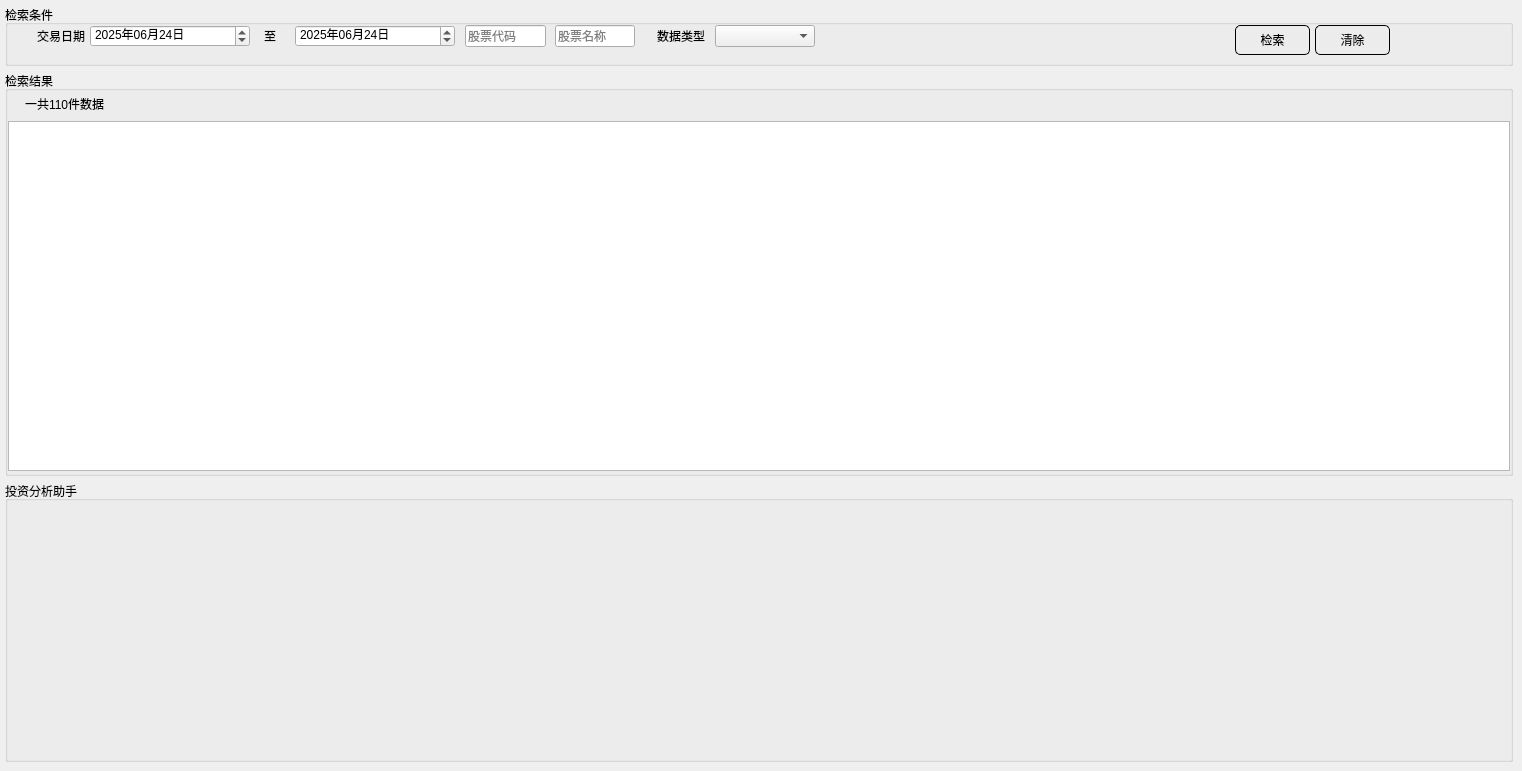
    <widget class="QWidget" name="AiStock">
     <attribute name="title">
      <string>AI诊股</string>
     </attribute>
     <widget class="QGroupBox" name="groupBox_10">
      <property name="geometry">
       <rect>
        <x>5</x>
        <y>71</y>
        <width>1508</width>
        <height>405</height>
       </rect>
      </property>
      <property name="title">
       <string>检索结果</string>
      </property>
      <widget class="QLabel" name="aiStock_count_number">
       <property name="geometry">
        <rect>
         <x>20</x>
         <y>20</y>
         <width>141</width>
         <height>25</height>
        </rect>
       </property>
       <property name="text">
        <string>一共110件数据</string>
       </property>
      </widget>
      <widget class="QTableView" name="aiStock_Table">
       <property name="geometry">
        <rect>
         <x>3</x>
         <y>50</y>
         <width>1502</width>
         <height>350</height>
        </rect>
       </property>
      </widget>
      <widget class="QPushButton" name="aiStock_upPlate">
       <property name="geometry">
        <rect>
         <x>1290</x>
         <y>22</y>
         <width>30</width>
         <height>25</height>
        </rect>
       </property>
       <property name="styleSheet">
        <string notr="true">QPushButton {
        
        border-radius: 5px;
        padding: 5px;
    }
    QPushButton:hover {
        border: 1px solid #FF0000;
    }
    QPushButton:pressed {
        border: 1px solid #00FF00;
    }</string>
       </property>
       <property name="text">
        <string/>
       </property>
      </widget>
      <widget class="QLabel" name="aiStock_PageNo">
       <property name="geometry">
        <rect>
         <x>1330</x>
         <y>22</y>
         <width>80</width>
         <height>25</height>
        </rect>
       </property>
       <property name="layoutDirection">
        <enum>Qt::LeftToRight</enum>
       </property>
       <property name="text">
        <string/>
       </property>
       <property name="alignment">
        <set>Qt::AlignCenter</set>
       </property>
      </widget>
      <widget class="QPushButton" name="aiStock_nextPlate">
       <property name="geometry">
        <rect>
         <x>1420</x>
         <y>22</y>
         <width>30</width>
         <height>25</height>
        </rect>
       </property>
       <property name="styleSheet">
        <string notr="true">QPushButton {
        
        border-radius: 5px;
        padding: 5px;
    }
    QPushButton:hover {
        border: 1px solid #FF0000;
    }
    QPushButton:pressed {
        border: 1px solid #00FF00;
    }</string>
       </property>
       <property name="text">
        <string/>
       </property>
      </widget>
     </widget>
     <widget class="QGroupBox" name="groupBox_ai">
      <property name="geometry">
       <rect>
        <x>5</x>
        <y>5</y>
        <width>1508</width>
        <height>61</height>
       </rect>
      </property>
      <property name="title">
       <string>检索条件</string>
      </property>
      <widget class="QLabel" name="label_35">
       <property name="geometry">
        <rect>
         <x>25</x>
         <y>20</y>
         <width>55</width>
         <height>22</height>
        </rect>
       </property>
       <property name="text">
        <string>交易日期</string>
       </property>
       <property name="alignment">
        <set>Qt::AlignRight|Qt::AlignTrailing|Qt::AlignVCenter</set>
       </property>
      </widget>
      <widget class="AutoSetDateEdit" name="aiStock_From">
       <property name="geometry">
        <rect>
         <x>85</x>
         <y>20</y>
         <width>160</width>
         <height>22</height>
        </rect>
       </property>
       <property name="dateTime">
        <datetime>
         <hour>0</hour>
         <minute>0</minute>
         <second>0</second>
         <year>2025</year>
         <month>6</month>
         <day>24</day>
        </datetime>
       </property>
       <property name="time">
        <time>
         <hour>0</hour>
         <minute>0</minute>
         <second>0</second>
        </time>
       </property>
       <property name="displayFormat">
        <string>yyyy年MM月dd日</string>
       </property>
      </widget>
      <widget class="QLabel" name="label_36">
       <property name="geometry">
        <rect>
         <x>255</x>
         <y>20</y>
         <width>20</width>
         <height>22</height>
        </rect>
       </property>
       <property name="text">
        <string>至</string>
       </property>
       <property name="alignment">
        <set>Qt::AlignCenter</set>
       </property>
      </widget>
      <widget class="AutoSetDateEdit" name="aiStock_To">
       <property name="geometry">
        <rect>
         <x>290</x>
         <y>20</y>
         <width>160</width>
         <height>22</height>
        </rect>
       </property>
       <property name="dateTime">
        <datetime>
         <hour>0</hour>
         <minute>0</minute>
         <second>0</second>
         <year>2025</year>
         <month>6</month>
         <day>24</day>
        </datetime>
       </property>
       <property name="time">
        <time>
         <hour>0</hour>
         <minute>0</minute>
         <second>0</second>
        </time>
       </property>
       <property name="displayFormat">
        <string>yyyy年MM月dd日</string>
       </property>
      </widget>
      <widget class="QPushButton" name="aiStockSubmit">
       <property name="geometry">
        <rect>
         <x>1230</x>
         <y>20</y>
         <width>75</width>
         <height>30</height>
        </rect>
       </property>
       <property name="styleSheet">
        <string notr="true">QPushButton {
        border: 1px solid #000000;
        border-radius: 5px;
        padding: 5px;
    }
    QPushButton:hover {
        border: 1px solid #FF0000;
    }
    QPushButton:pressed {
        border: 1px solid #00FF00;
    }</string>
       </property>
       <property name="text">
        <string>检索</string>
       </property>
      </widget>
      <widget class="QPushButton" name="aiStockClear">
       <property name="geometry">
        <rect>
         <x>1310</x>
         <y>20</y>
         <width>75</width>
         <height>30</height>
        </rect>
       </property>
       <property name="styleSheet">
        <string notr="true">QPushButton {
        border: 1px solid #000000;
        border-radius: 5px;
        padding: 5px;
    }
    QPushButton:hover {
        border: 1px solid #FF0000;
    }
    QPushButton:pressed {
        border: 1px solid #00FF00;
    }</string>
       </property>
       <property name="text">
        <string>清除</string>
       </property>
      </widget>
      <widget class="QLineEdit" name="aiStock_Name">
       <property name="geometry">
        <rect>
         <x>550</x>
         <y>20</y>
         <width>80</width>
         <height>22</height>
        </rect>
       </property>
       <property name="placeholderText">
        <string>股票名称</string>
       </property>
      </widget>
      <widget class="AutoSetNumberLineEdit" name="aiStock_No">
       <property name="geometry">
        <rect>
         <x>460</x>
         <y>20</y>
         <width>81</width>
         <height>22</height>
        </rect>
       </property>
       <property name="placeholderText">
        <string>股票代码</string>
       </property>
      </widget>
      <widget class="QLabel" name="aiStock_dataType">
       <property name="geometry">
        <rect>
         <x>640</x>
         <y>20</y>
         <width>60</width>
         <height>22</height>
        </rect>
       </property>
       <property name="text">
        <string>数据类型</string>
       </property>
       <property name="alignment">
        <set>Qt::AlignRight|Qt::AlignTrailing|Qt::AlignVCenter</set>
       </property>
      </widget>
      <widget class="QComboBox" name="aiStock_dataTypeContion">
       <property name="geometry">
        <rect>
         <x>710</x>
         <y>20</y>
         <width>100</width>
         <height>22</height>
        </rect>
       </property>
      </widget>
     </widget>
     <widget class="QGroupBox" name="aiStock_groupBox">
      <property name="geometry">
       <rect>
        <x>5</x>
        <y>481</y>
        <width>1508</width>
        <height>281</height>
       </rect>
      </property>
      <property name="title">
       <string>投资分析助手</string>
      </property>
     </widget>
    </widget>
